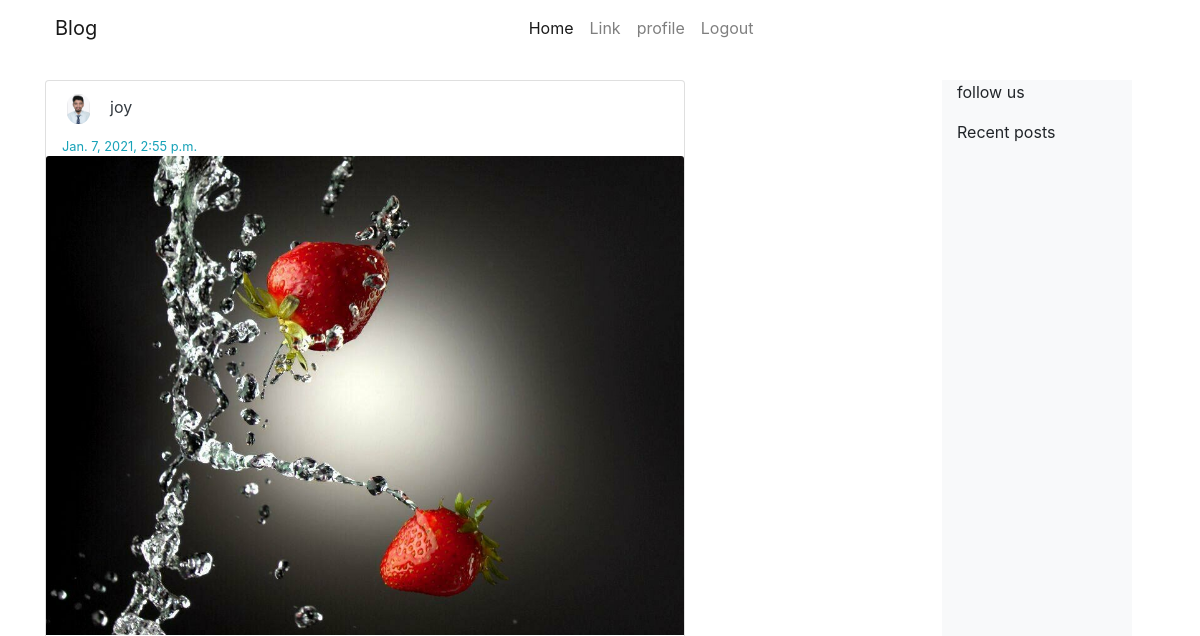
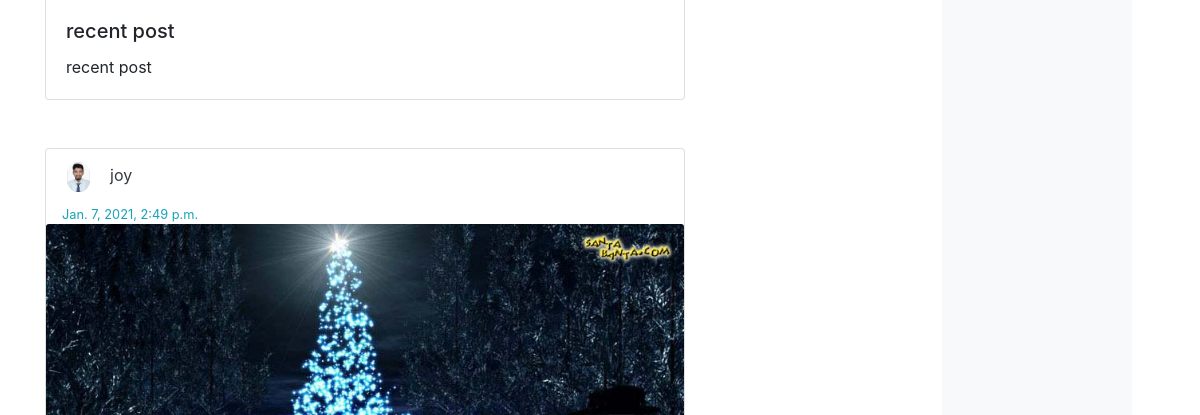
Before: / (signed in, upper part) with the older database file (2 pictures, top to bottom).
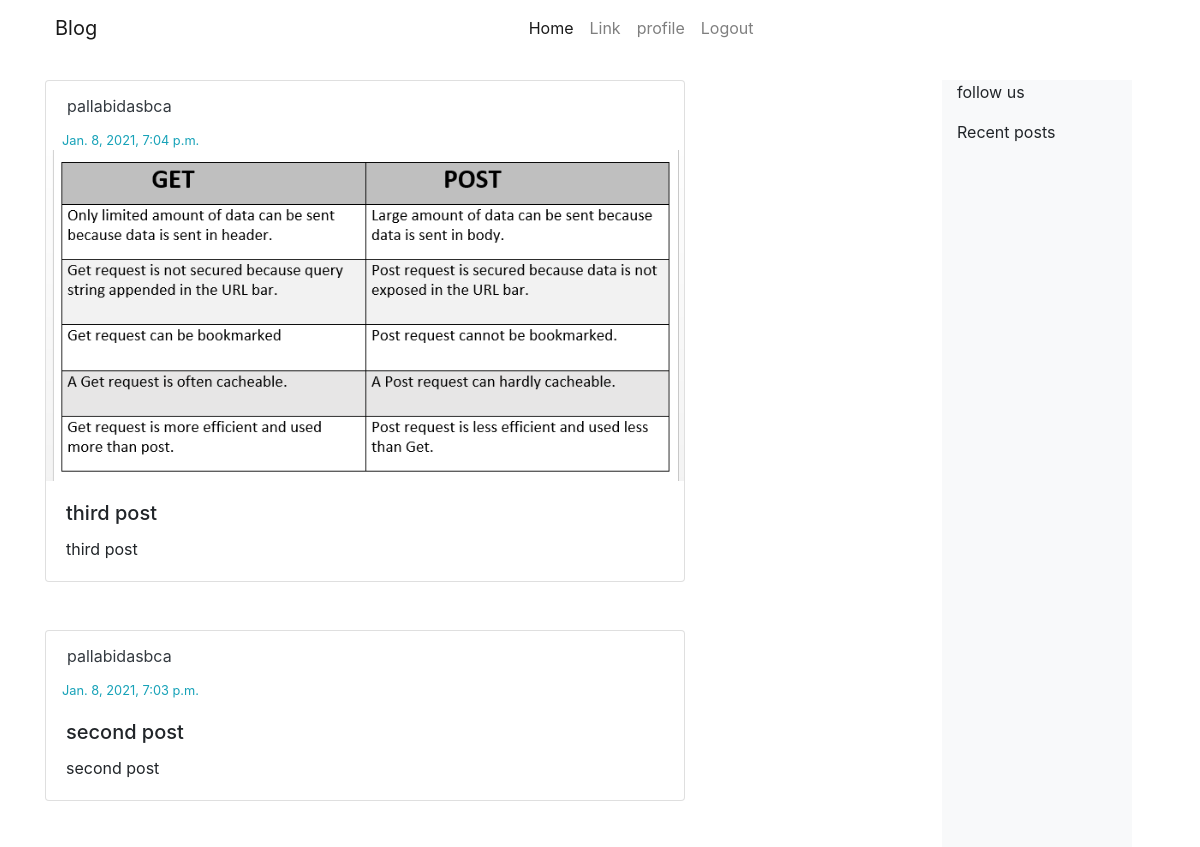
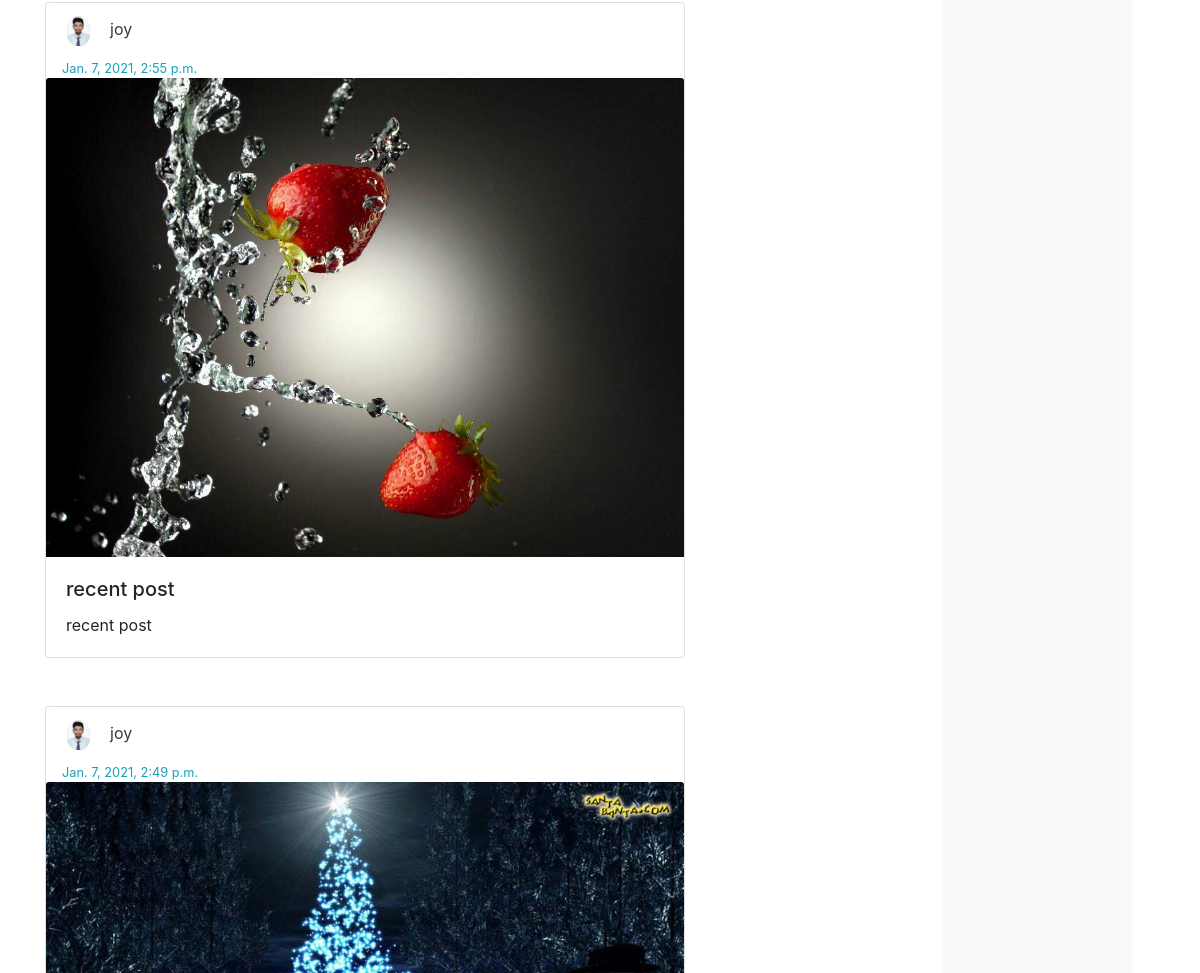
After: the same page with the newer database file (2 pictures, top to bottom).
### blog/models.py (models this page shows, shortened)
class Post(models.Model):
    title = models.CharField(max_length=128)
    user=models.ForeignKey(User,on_delete=models.CASCADE)
    description = models.TextField()
    creation_date = models.DateTimeField(auto_now_add=True)
    image = models.ImageField(upload_to='images/post/', blank=True, null=True)

class UserProfile(models.Model):
    profile_Image = models.ImageField(upload_to='images/', null=True)
    bio = models.TextField(null=True)
    user = models.OneToOneField(User, null=True, on_delete=models.CASCADE)
    cover_Image = models.ImageField(upload_to='images/cover_img/', null=True, blank=True)
    secondary_school = models.ForeignKey(SecondarySchool, null=True, blank=True, on_delete=models.DO_NOTHING)
    higher_secondary_school = models.ForeignKey(HigherSecondarySchool, null=True, blank=True, on_delete=models.DO_NOTHING)

### blog/views.py (the view)
# urls.py: path('', views.index, name="home"),
@login_required(login_url='/login/')
def index(request):
    posts = Post.objects.all()
    return render(request, 'blog/home.html', context={'posts':posts})

### blog/templates/blog/home.html (shortened to what this page needs)
{% extends 'base.html' %}
{% load static %}
{% load static %}
{% block css %}
    <link rel="stylesheet" href="{% static 'css/mystyle.css' %}">
    <link rel="stylesheet" href="{% static 'css/home.css' %}">
{% endblock %}
{% block content %}
    <header>
        {% include 'blog/navbar.html' %}
    </header>
    <main>
        {% include 'blog/content.html' %}
    </main>
{% endblock %}

### templates/base.html (shortened to what this page needs)
<!doctype html>
{% load static %}
<html lang="en">
  <head>
    <link rel="stylesheet" href="https://stackpath.bootstrapcdn.com/bootstrap/4.3.1/css/bootstrap.min.css">
    <link rel="stylesheet" href="{% static 'css/master.css' %}">
      {% block css %}
      {% endblock %}
  </head>
  <body>
  {% block content %}
    {% endblock %}
  </body>
</html>

### blog/templates/blog/navbar.html (shortened to what this page needs)
<nav class="navbar navbar-expand-lg navbar-light">
  <div class="container-fluid">
    <a class="navbar-brand ml-4" href="{% url 'blog:home' %}">Blog</a>
    <div class="collapse navbar-collapse" id="navbarSupportedContent">
      <ul class="navbar-nav me-auto mb-2 mb-lg-0">
        <li class="nav-item active">
          <a class="nav-link" href="{% url 'blog:home' %}">Home <span class="sr-only">(current)</span></a>
        </li>
        <li class="nav-item">
          <a class="nav-link" href="#">Link</a>
        </li>
        {% if not user.is_authenticated %}
        <li class="nav-item">
          <a class="nav-link" href="{% url 'blog:signup' %}">SignUp</a>
        </li>
        <li class="nav-item">
          <a class="nav-link" href="{% url 'blog:login' %}">LogIn</a>
        </li>
        {% else %}
          <li class="nav-item">
            <a class="nav-link" href="{% url 'blog:profile' request.user.id %}">profile</a>
          </li>
          <li class="nav-item">
          <a class="nav-link" href="{% url 'blog:logout' %}">Logout</a>
        </li>
        {% endif %}
      </ul>
    </div>
  </div>
</nav>

### blog/templates/blog/content.html
<section class="mt-4">
    <div class="container">
        <div class="row">
            <div class="col-md-6 posts">
                {% if posts %}
                    {% for post in posts reversed %}
                    <div class="card mb-5" style="width: 40rem;">
                        <a href="{% url 'blog:profile' post.user.id %}" class="nav-link alert text-dark mb-0">
                            {% if post.user.userprofile.profile_Image %}
                            <img src="/media/{{post.user.userprofile.profile_Image}}" id="profilepic" alt="dp" class="mr-3">
                            {% endif %}
                            {% if post.user.first_name %}
                                {{post.user.first_name}} {{post.user.last_name}}
                            {% else %}
                                {{post.user}}
                            {% endif %}
                        </a>
                        <small class="text-info ml-3">{{post.creation_date}}</small>
                        {% if post.image %}
                        <a href="{% url 'blog:postdetail' post.id %}">
                            <img src="/media/{{post.image}}" class="card-img-top h-25" alt="...">
                        </a>
                        {% endif %}
                      <div class="card-body">
                        <h5 class="card-title">{{post.title}}</h5>
                        <p class="card-text">{{post.description|linebreaksbr}}</p>
                      </div>
                    </div>
                    {% endfor %}
                {% else %}
                    <p class="h3">Sorry no posts available</p>
                {% endif %}
            </div>
            <div class="col-md-2 bg-light recent">
                <div class="row">
                    <div class="col">
                        <p>follow us</p>
                    </div>
                </div>
                <div class="row">
                    <div class="col">
                        <p>Recent posts</p>
                    </div>
                </div>
            </div>
        </div>
    </div>
</section>

### staticfiles/css/master.css (style rules this page uses)
* { margin:0; padding:0; box-sizing:border-box; }

### blog/static/css/mystyle.css (style rules this page uses)
main section .container .row .recent { left:30%; }

### blog/static/css/home.css (style rules this page uses)
#profilepic { max-width:35px; border-radius:50px; max-height:30px; }

Changed rows visible on the page:
added Post: user.first_name "pallabidasbca", creation_date "Jan. 8, 2021, 7:04 p.m.", image (picture), title "third post", description "third post"
added Post: user.first_name "pallabidasbca", creation_date "Jan. 8, 2021, 7:03 p.m.", title "second post", description "second post"
